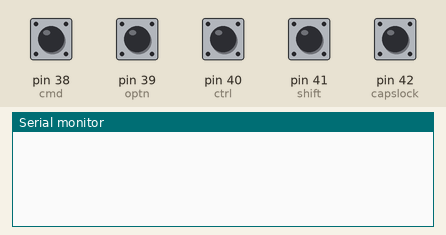
Recording of a sketch running on a simulated Arduino Mega 2560, built with avr-gcc and run on an emulated ATmega2560. On the bench: the last lines printed to the serial monitor. The test bench sets the inputs (shaded band); at power-on: pin 38 (cmd), pin 39 (optn), pin 40 (ctrl), pin 41 (shift), pin 42 (capslock) HIGH. USB keyboard and mouse output is not drawn.

Above: at 1.2 s.
1.3 s: pin 38 (cmd) pulled LOW for 0.15 s
At 2.5 s:
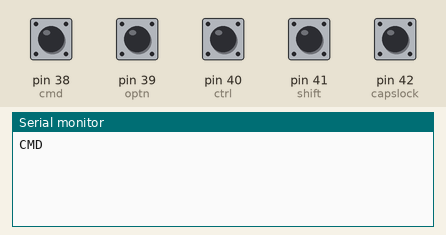
2.9 s: pin 39 (optn) pulled LOW for 0.15 s
At 4.0 s:
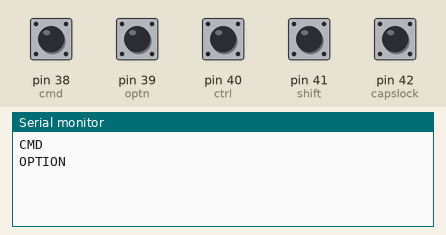
4.5 s: pin 40 (ctrl) pulled LOW for 0.15 s
At 5.2 s:
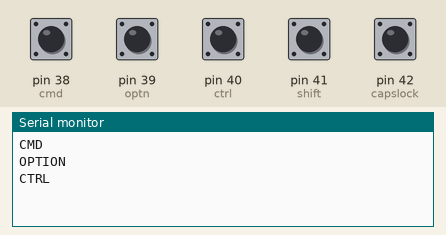
6.1 s: pin 41 (shift) pulled LOW for 0.15 s
At 7.3 s:
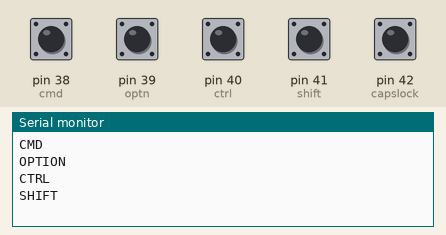
7.7 s: pin 42 (capslock) pulled LOW for 0.15 s
At 8.8 s:
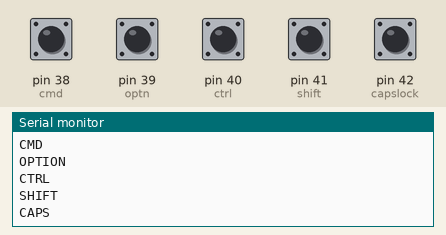

The sketch:

USB-K-P.ino
```cpp
#include <Keypad.h>
#include "USB.h"
#include "USBHIDKeyboard.h"
USBHIDKeyboard Keyboard;

#define capslock 42
#define shift 41
#define ctrl 40
#define optn 39
#define cmd 38


bool capslock1 = HIGH;
bool shift1 = HIGH;
bool ctrl1 = HIGH;
bool optn1 = HIGH;
bool cmd1 = HIGH;


const byte ROWS = 11;  //four rows
const byte COLS = 8;   //four columns
byte rowPins[ROWS] = { 4, 5, 6, 7, 15, 16, 17, 18, 8, 3, 37 };
byte colPins[COLS] = { 9, 10, 11, 12, 13, 14, 1, 2 };
char hexaKeys[ROWS][COLS] = {
  /* X0  */ { KEY_KP_1, KEY_NUM_LOCK, KEY_KP_3, 0, KEY_TAB, KEY_LEFT_ARROW, 'a', 0 },
  /* X1  */ { 0, KEY_KP_2, 0, KEY_KP_4, 'q', 0, 's', 'z' },
  /* X2  */ { KEY_KP_ENTER, 0, 0, 0, 'w', KEY_UP_ARROW, KEY_DOWN_ARROW, 'x' },
  /* X3  */ { '=', KEY_KP_6, 0, KEY_KP_MINUS, 'e', 'd', 0, 'c' },
  /* X4  */ { KEY_KP_0, 0, KEY_KP_8, 0, 'r', KEY_RIGHT_ARROW, 'f', 'v' },
  /* X5  */ { 0, KEY_KP_7, KEY_KP_DOT, KEY_KP_9, KEY_KP_ENTER, 'u', 'b', ' ' },
  /* X6  */ { KEY_ESC, '1', '2', '3', 'i', KEY_BACKSPACE, 'h', 0 },
  /* X7  */ { '4', '`', 'g', '\\', 'k', 'l', 'j', 'n' },
  /* X8  */ { '5', 't', 'y', '[', 'p', ';', ',', 'm' },
  /* X9  */ { '6', '7', '8', '9', ']', '\'', '/', 0 },
  /* X10 */ { '=', '-', '0', 'o', 0, KEY_RETURN, '.', 0 }
};

Keypad customKeypad = Keypad(makeKeymap(hexaKeys), rowPins, colPins, ROWS, COLS);

void setup() {
  Serial.begin(115200);
  customKeypad.addStatedEventListener(keypadEvent);
  customKeypad.setDebounceTime(2);
  customKeypad.setHoldTime(500);
  Keyboard.begin();
  USB.begin();

  pinMode(ctrl, INPUT_PULLUP);
  pinMode(shift, INPUT_PULLUP);
  pinMode(cmd, INPUT_PULLUP);
  pinMode(optn, INPUT_PULLUP);
  pinMode(capslock, INPUT_PULLUP);
}

void loop() {
  customKeypad.getKeys();
  specialKeys();
}


void specialKeys() {

  if (digitalRead(ctrl) == LOW && ctrl1 == HIGH) {
    Keyboard.press(KEY_LEFT_CTRL);
    Serial.println("CTRL");
    ctrl1 = LOW;
  } else if (digitalRead(ctrl) == HIGH && ctrl1 == LOW) {
    Keyboard.release(KEY_LEFT_CTRL);
    ctrl1 = HIGH;
  }
  if (digitalRead(cmd) == LOW && cmd1 == HIGH) {
    Keyboard.press(KEY_LEFT_GUI);
    Serial.println("CMD");
    cmd1 = LOW;
  } else if (digitalRead(cmd) == HIGH && cmd1 == LOW) {
    Keyboard.release(KEY_LEFT_GUI);
    cmd1 = HIGH;
  }
  if (digitalRead(optn) == LOW && optn1 == HIGH) {
    Keyboard.press(KEY_LEFT_ALT);
    Serial.println("OPTION");
    optn1 = LOW;
  } else if (digitalRead(optn) == HIGH && optn1 == LOW) {
    Keyboard.release(KEY_LEFT_ALT);
    optn1 = HIGH;
  }
  if (digitalRead(shift) == LOW && shift1 == HIGH) {
    Keyboard.press(KEY_LEFT_SHIFT);
    Serial.println("SHIFT");
    shift1 = LOW;
  } else if (digitalRead(shift) == HIGH && shift1 == LOW) {
    Keyboard.release(KEY_LEFT_SHIFT);
    shift1 = HIGH;
  }
  if (digitalRead(capslock) == LOW && capslock1 == HIGH) {
    Keyboard.press(KEY_CAPS_LOCK);
    Serial.println("CAPS");
    capslock1 = LOW;
  } else if (digitalRead(capslock) == HIGH && capslock1 == LOW) {
    Keyboard.release(KEY_CAPS_LOCK);
    capslock1 = HIGH;
  }
}


void keypadEvent(char key, KeyState state) {
  switch (state) {

    case PRESSED:
      {
        int ke = key;
        Serial.print("PRESSED: ");
        Serial.print(key);  // as a character
        Serial.print(" - ");
        Serial.println((int)key);  // as a number
        Keyboard.press(ke);
      }
      break;

    case RELEASED:
      {
        int ke = key;
        Serial.print("RELEASED: ");
        Serial.print(key);  // as a character
        Serial.print(" - ");
        Serial.println((int)key);  // as a number
        Keyboard.release(ke);
      }
      break;

    default:
      break;
  }
}
```

Measured:
- after the input at 1.3 s, the serial monitor: prints a new line at once (image 1)
- after the input at 2.9 s, the serial monitor: prints a new line at once (image 2)
- after the input at 4.5 s, the serial monitor: prints a new line at once (image 3)
- after the input at 6.1 s, the serial monitor: prints a new line at once (image 4)
- after the input at 7.7 s, the serial monitor: prints a new line at once (image 5)
